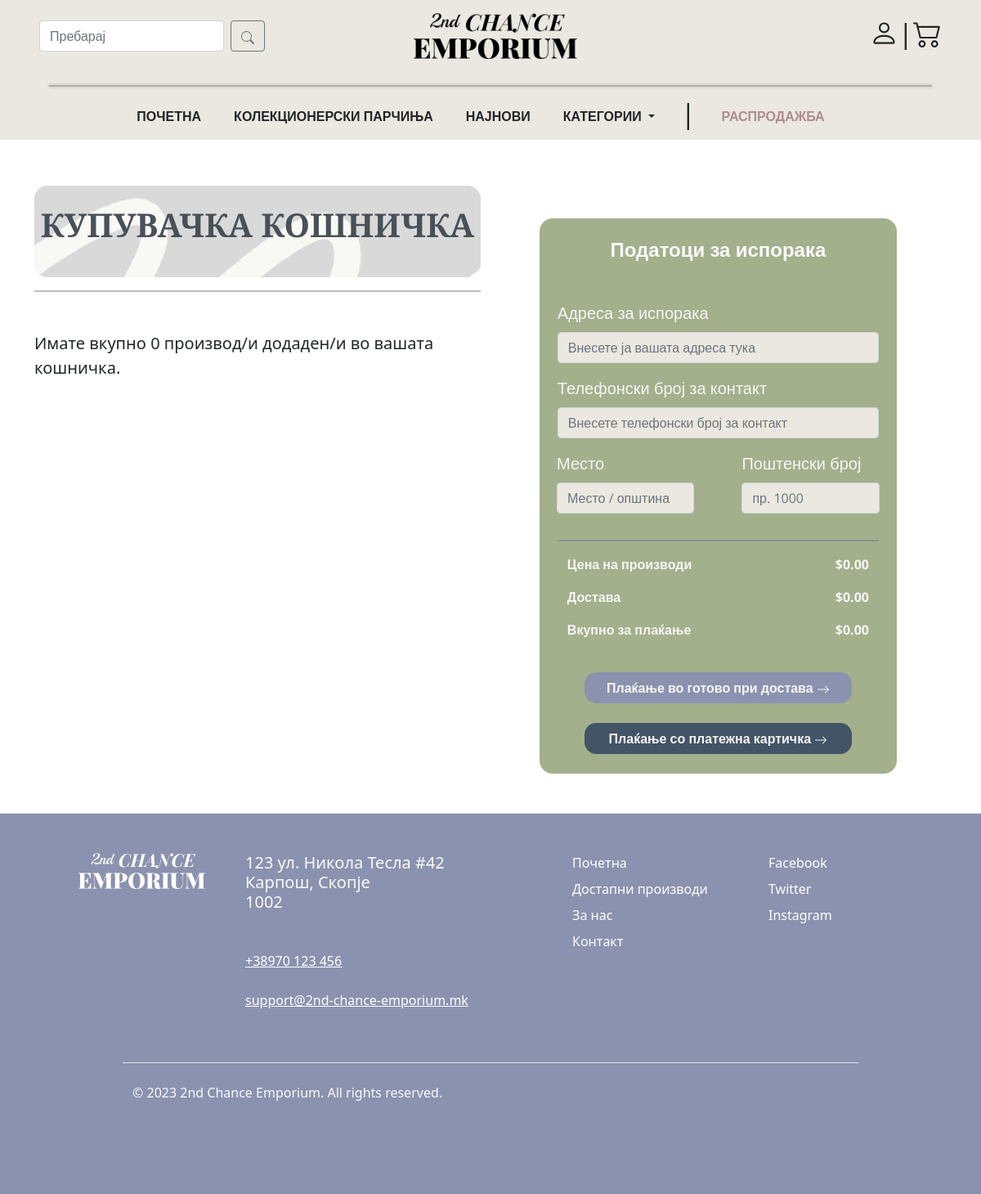
The page /cart/ (signed in) on the database its author committed.
### SecondChanceEmporiumApp/models.py (models this page shows, shortened)
class ShoppingCart(models.Model):
    user = models.ForeignKey(to=ShopUser,on_delete=models.CASCADE)
    products = models.ManyToManyField(to=Product,symmetrical=False,blank=True)
    total_price = models.DecimalField(decimal_places=2,max_digits=10,default=0.0)
    def shipping_cost(self):
        return float(self.total_price)*0.05
    def total_with_shipping(self):
        return float(self.total_price) + self.shipping_cost()

### SecondChanceEmporiumApp/views.py (the view)
# urls.py: path('cart/',cart,name="cart"),
def cart(request):
    if request.user.is_authenticated:
        shop_user = ShopUser.objects.filter(user_id=request.user).first()
        shopping_cart = ShoppingCart.objects.filter(user=shop_user).first()
        if not shopping_cart:
            shopping_cart = ShoppingCart(user=shop_user)
            shopping_cart.save()
        payment = request.GET.get('payment')
        context = {"shopping_cart":shopping_cart,"products":shopping_cart.products.all(),"payment":payment}
        return render(request,"shopping-cart.html",context)
    return redirect("login")

### SecondChanceEmporiumApp/templates/shopping-cart.html (shortened to what this page needs)
{% extends 'base.html' %}
{% block content %}
<div class="container mt-5">
    <div class="row row-cols-2">
        <div class="col">
            <div class="my-card beige-card" style="height:7em; border-radius: 1em;">
                <h1 class="my-text-darkish h1 text-center align-middle mt-2 pt-4">КУПУВАЧКА КОШНИЧКА</h1>
            </div>
            <hr style="border: solid black 1px;">
            <p class="lead mt-5" style="font-weight: 500">Имате вкупно {{products|length}} производ/и додаден/и во вашата кошничка.</p>
        </div>
        {% if not payment %}
        <div class="col">
            <div class="mt-5 my-green-bg payment-section ms-5 pb-2 mb-5">
                <h4 class="h4 text-light mb-5 text-center pt-4 fw-bold">Податоци за испорака</h4>
                <div>
                    <div class="mb-3 mx-auto" style="width: 90%">
                        <label for="address_input" class="form-label fs-5">Адреса за испорака</label>
                        <input type="text" class="form-control" id="address_input"
                               placeholder="Внесете ја вашата адреса тука">
                    </div>
                    <div class="mb-3 mx-auto" style="width: 90%">
                        <label for="phone_input" class="form-label fs-5">Телефонски број за контакт</label>
                        <input type="text" class="form-control" id="phone_input"
                               placeholder="Внесете телефонски број за контакт">
                    </div>
                    <div class="row g-3">
                        <div class="col">
                            <div class="mb-3 mx-auto" style="width: 80%">
                                <label for="place_input" class="form-label fs-5">Место</label>
                                <input type="text" class="form-control" id="place_input"
                                       placeholder="Место / општина">
                            </div>
                        </div>
                        <div class="col">
                            <div class="mb-3 mx-auto" style="width: 80%">
                                <label for="postal_input" class="form-label fs-5">Поштенски број</label>
                                <input type="text" class="form-control" id="postal_input"
                                       placeholder="пр. 1000">
                            </div>
                        </div>
                    </div>
                </div>
                <hr class="mx-auto" style="border: solid darkslateblue 1px; width: 90%">
                <div class="row fw-bold mx-auto" style="width: 90%">
                    <div class="col">
                        <p class="text-start">Цена на производи</p>
                    </div>
                    <div class="col">
                        <p class="text-end">${{shopping_cart.total_price}}</p>
                    </div>
                </div>
                <div class="row fw-bold mx-auto" style="width: 90%">
                    <div class="col">
                        <p class="text-start">Достава</p>
                    </div>
                    <div class="col">
                        <p class="text-end">${{shopping_cart.shipping_cost|floatformat:2}}</p>
                    </div>
                </div>
                <div class="row fw-bold mx-auto" style="width: 90%">
                    <div class="col">
                        <p class="text-start">Вкупно за плаќање</p>
                    </div>
                    <div class="col">
                        <p class="text-end">${{shopping_cart.total_with_shipping|floatformat:2}}</p>
                    </div>
                </div>
                <a href="/order" class="btn btn-bluish fw-bold mx-auto d-block w-75 mt-4" style="border-radius: 0.90em;">Плаќање во готово при достава <svg xmlns="http://www.w3.org/2000/svg" width="16" height="16" fill="currentColor" class="bi bi-arrow-right" viewBox="0 0 16 16">
  <path fill-rule="evenodd" d="M1 8a.5.5 0 0 1 .5-.5h11.793l-3.147-3.146a.5.5 0 0 1 .708-.708l4 4a.5.5 0 0 1 0 .708l-4 4a.5.5 0 0 1-.708-.708L13.293 8.5H1.5A.5.5 0 0 1 1 8z"/>
</svg></a>
                <a href="/cart?payment=card" class="btn btn-darkish fw-bold mx-auto d-block w-75 mt-4 mb-3" style="border-radius: 0.90em;">Плаќање со платежна картичка <svg xmlns="http://www.w3.org/2000/svg" width="16" height="16" fill="currentColor" class="bi bi-arrow-right" viewBox="0 0 16 16">
  <path fill-rule="evenodd" d="M1 8a.5.5 0 0 1 .5-.5h11.793l-3.147-3.146a.5.5 0 0 1 .708-.708l4 4a.5.5 0 0 1 0 .708l-4 4a.5.5 0 0 1-.708-.708L13.293 8.5H1.5A.5.5 0 0 1 1 8z"/>
</svg></a>
            </div>
        </div>
        {% endif %}
    </div>
</div>
{% endblock %}

### data/site.css (style rules this page uses)
a.btn { font-family: 'Open Sans', sans-serif; }
h1.h1 { font-family: 'Playfair Display SC', serif; font-weight: 900; }
.my-card { background-image: url("../data/files/brush-stroke.png"); background-blend-mode: overlay; background-size: cover; height: 25em; }
.beige-card { background-color: #D9D9D9; }
.btn-bluish { color: whitesmoke; background-color: #8B92AF !important; }
.btn-darkish { color: whitesmoke; background-color: #425466 !important; }
.my-green-bg { background-color: #A4AF8B !important; }
.payment-section { font-family: 'Open Sans', sans-serif; color: whitesmoke; border-radius: 1em; width: 80%; }
.payment-section input { color: #495057; background-color: #EAE8E0; }
.my-text-darkish { color: #495057 !important; }

### rows shown on the page
ShoppingCart: total_price "0.00", shipping_cost "0.00", total_with_shipping "0.00"

### other values the page prints
{{ products|length }} "0"
